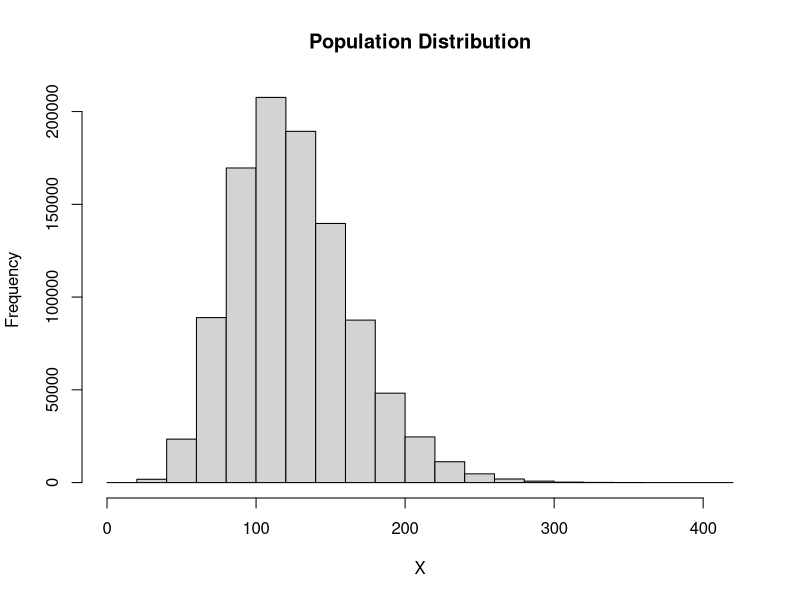
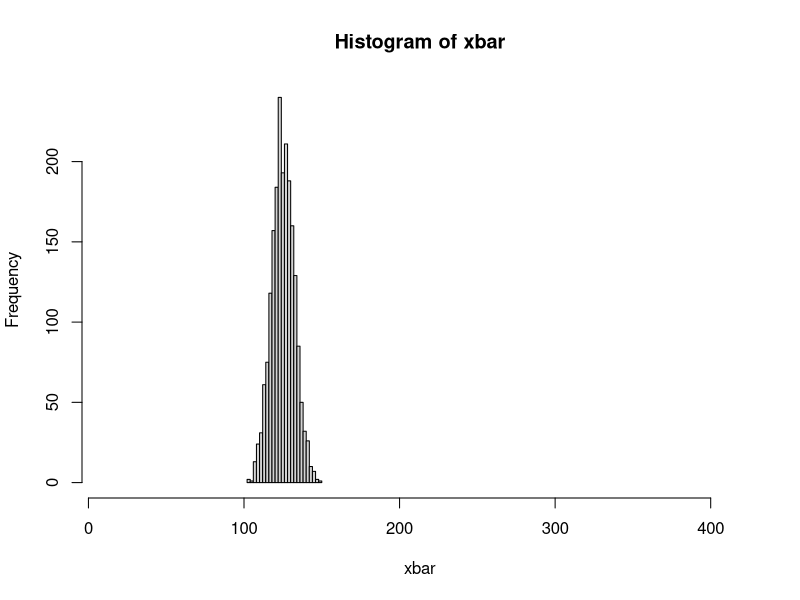
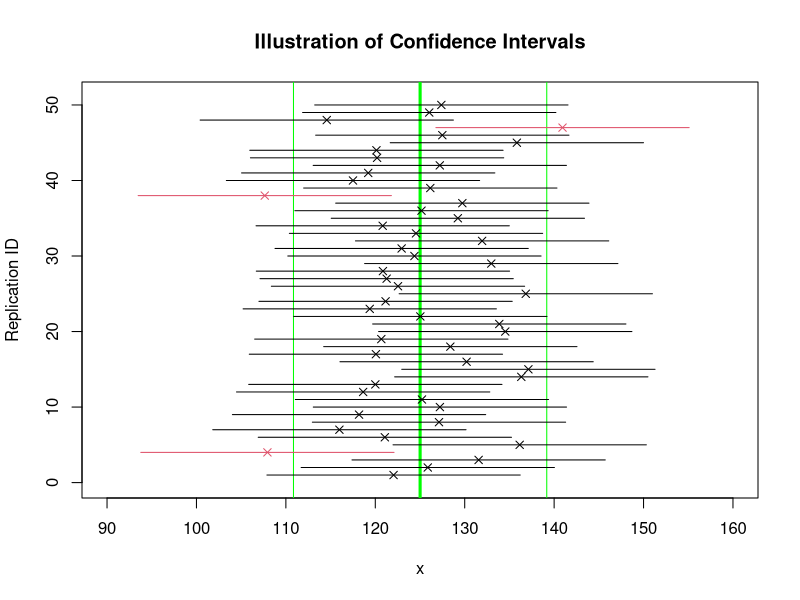

R code for these plots, in order:
## ---- chunk 1
X <- rgamma (1000000, 10, .08)
# use another sample
# X <- rbinom (100000, 1, 0.3)

mu <- mean (X) # population mean
mu
sigma <- sd (X) # population sd
sigma
hist (X, main = "Population Distribution")
## ---- chunk 2
n <- 30
n_rep <- 2000
CI_rep <- matrix (0, n_rep, 3) 

xbar <- replicate (n_rep, mean(sample (X, size = n, replace = T) ) )
data.frame(xbar = xbar[1:50])
## ---- chunk 3
xbar.hist <- hist (xbar, nclass=20, xlim = range (X))
## ---- chunk 4
# find margin error (me)
alpha <- 0.05
z <- - qnorm (alpha/2) # or using z <- qnorm (alpha/2, lower = F)
me <- z * sigma/sqrt (n)

# find a CI with the first sample
ci <- c(xbar[1] - me, xbar[1] + me)
mu.is.covered <- ci[1] < mu & mu < ci[2] 

# repeat n_rep times
for (i in 1:n_rep)
{
    CI_rep [i,1:2] <- c(xbar[i] - me, xbar[i] + me)
    CI_rep [i, 3] <- CI_rep [i,1] < mu & mu < CI_rep [i,2] 
}

data.frame("true mean"= mu,
           "sample mean"=xbar[1:50], 
           "lower bound" = CI_rep[1:50,1],
           "upper bound" = CI_rep[1:50,2],
           "true mean covered"=CI_rep[1:50,3])
## ---- chunk 5
n_plot <- 50
rns <- sample (n_rep)
plot (0,0,type = "n", ylab = "Replication ID", xlab = "x",  
      xlim = c(90, 160), #xlim = range (CI_rep[,1:2]),
      ylim = c(0,n_plot+1))
title (main = "Illustration of Confidence Intervals")
abline (v = mu, col = "green", lwd = 3)
abline (v = mu + c(-me, +me), col = "green")
for (i in 1:n_plot)
{
    lines (CI_rep[rns[i],1:2], c(i,i), col =  2 - CI_rep[rns[i], 3] )
    points (xbar[rns[i]], i, pch = 4, col = 2 - CI_rep[rns[i],3])
}

## actual cover rate
mean (CI_rep [,3])
## ---- chunk 6
p<- seq (0,1, by=0.05)

n<- 1200

data.frame(p=p, me=sqrt(p*(1-p)/n)*1.96)

n<- 2070

data.frame(p=p, me=sqrt(p*(1-p)/n)*1.96)
